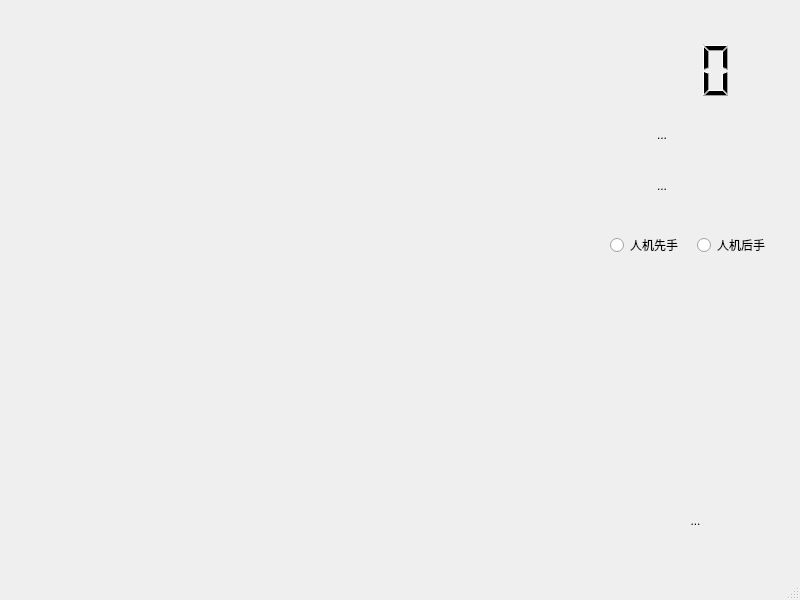
<?xml version="1.0" encoding="UTF-8"?>
<ui version="4.0">
 <class>MainWindow</class>
 <widget class="QMainWindow" name="MainWindow">
  <property name="geometry">
   <rect>
    <x>0</x>
    <y>0</y>
    <width>800</width>
    <height>600</height>
   </rect>
  </property>
  <property name="minimumSize">
   <size>
    <width>800</width>
    <height>600</height>
   </size>
  </property>
  <property name="maximumSize">
   <size>
    <width>800</width>
    <height>600</height>
   </size>
  </property>
  <property name="mouseTracking">
   <bool>true</bool>
  </property>
  <property name="windowTitle">
   <string>MainWindow</string>
  </property>
  <widget class="QWidget" name="centralwidget">
   <property name="mouseTracking">
    <bool>true</bool>
   </property>
   <widget class="QLCDNumber" name="lcdnumberTime">
    <property name="geometry">
     <rect>
      <x>640</x>
      <y>40</y>
      <width>121</width>
      <height>61</height>
     </rect>
    </property>
    <property name="frameShape">
     <enum>QFrame::NoFrame</enum>
    </property>
    <property name="digitCount">
     <number>2</number>
    </property>
   </widget>
   <widget class="QToolButton" name="toolButtonExit">
    <property name="geometry">
     <rect>
      <x>640</x>
      <y>490</y>
      <width>111</width>
      <height>61</height>
     </rect>
    </property>
    <property name="text">
     <string>...</string>
    </property>
    <property name="icon">
     <iconset resource="image.qrc">
      <normaloff>:/image/exit.png</normaloff>:/image/exit.png</iconset>
    </property>
    <property name="iconSize">
     <size>
      <width>100</width>
      <height>100</height>
     </size>
    </property>
    <property name="autoRaise">
     <bool>true</bool>
    </property>
   </widget>
   <widget class="QWidget" name="horizontalLayoutWidget">
    <property name="geometry">
     <rect>
      <x>610</x>
      <y>230</y>
      <width>168</width>
      <height>31</height>
     </rect>
    </property>
    <layout class="QHBoxLayout" name="Choice">
     <item>
      <widget class="QRadioButton" name="radioButtonFirst">
       <property name="text">
        <string>人机先手</string>
       </property>
      </widget>
     </item>
     <item>
      <widget class="QRadioButton" name="radioButtonSecond">
       <property name="text">
        <string>人机后手</string>
       </property>
      </widget>
     </item>
    </layout>
   </widget>
   <widget class="QWidget" name="verticalLayoutWidget">
    <property name="geometry">
     <rect>
      <x>650</x>
      <y>100</y>
      <width>101</width>
      <height>121</height>
     </rect>
    </property>
    <layout class="QVBoxLayout" name="Play">
     <item>
      <widget class="QToolButton" name="toolButtonGamer">
       <property name="text">
        <string>...</string>
       </property>
       <property name="icon">
        <iconset resource="image.qrc">
         <normaloff>:/image/playWithGamer.png</normaloff>:/image/playWithGamer.png</iconset>
       </property>
       <property name="iconSize">
        <size>
         <width>100</width>
         <height>100</height>
        </size>
       </property>
       <property name="autoRaise">
        <bool>true</bool>
       </property>
      </widget>
     </item>
     <item>
      <widget class="QToolButton" name="toolButtonCompuer">
       <property name="text">
        <string>...</string>
       </property>
       <property name="icon">
        <iconset resource="image.qrc">
         <normaloff>:/image/playWithComputer.png</normaloff>:/image/playWithComputer.png</iconset>
       </property>
       <property name="iconSize">
        <size>
         <width>100</width>
         <height>100</height>
        </size>
       </property>
       <property name="autoRaise">
        <bool>true</bool>
       </property>
      </widget>
     </item>
    </layout>
   </widget>
   <widget class="QWidget" name="verticalLayoutWidget_2">
    <property name="geometry">
     <rect>
      <x>640</x>
      <y>280</y>
      <width>111</width>
      <height>208</height>
     </rect>
    </property>
    <layout class="QVBoxLayout" name="Tern">
     <item>
      <widget class="QLabel" name="labelBalck">
       <property name="text">
        <string/>
       </property>
       <property name="pixmap">
        <pixmap resource="image.qrc">:/image/black.png</pixmap>
       </property>
      </widget>
     </item>
     <item>
      <widget class="QLabel" name="labelWhite">
       <property name="text">
        <string/>
       </property>
       <property name="pixmap">
        <pixmap resource="image.qrc">:/image/white.png</pixmap>
       </property>
      </widget>
     </item>
    </layout>
   </widget>
  </widget>
  <widget class="QMenuBar" name="menubar">
   <property name="geometry">
    <rect>
     <x>0</x>
     <y>0</y>
     <width>800</width>
     <height>23</height>
    </rect>
   </property>
  </widget>
  <widget class="QStatusBar" name="statusbar"/>
 </widget>
 <resources>
  <include location="image.qrc"/>
 </resources>
 <connections/>
</ui>
